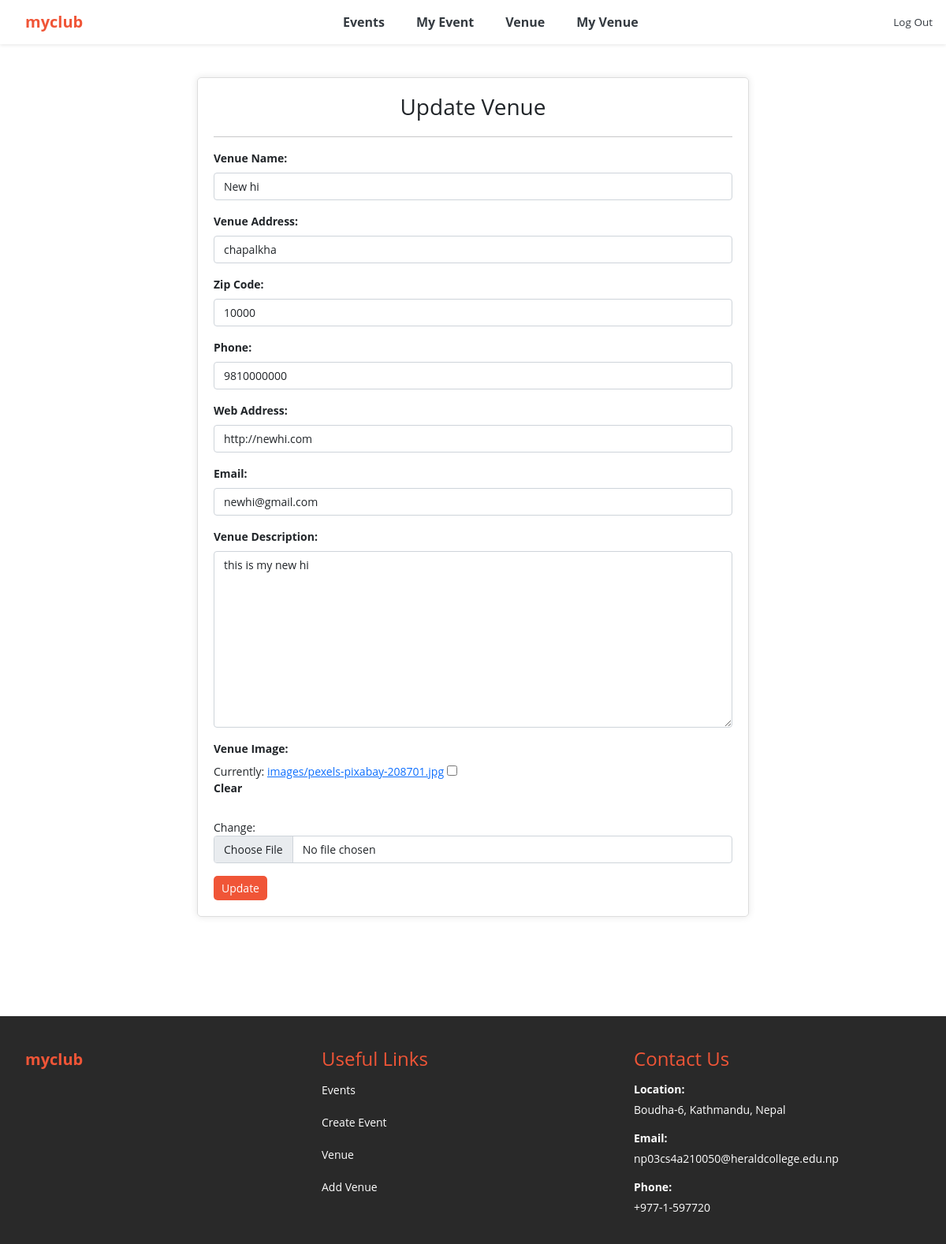
The app's page /update_venue/13 (signed in), older data.
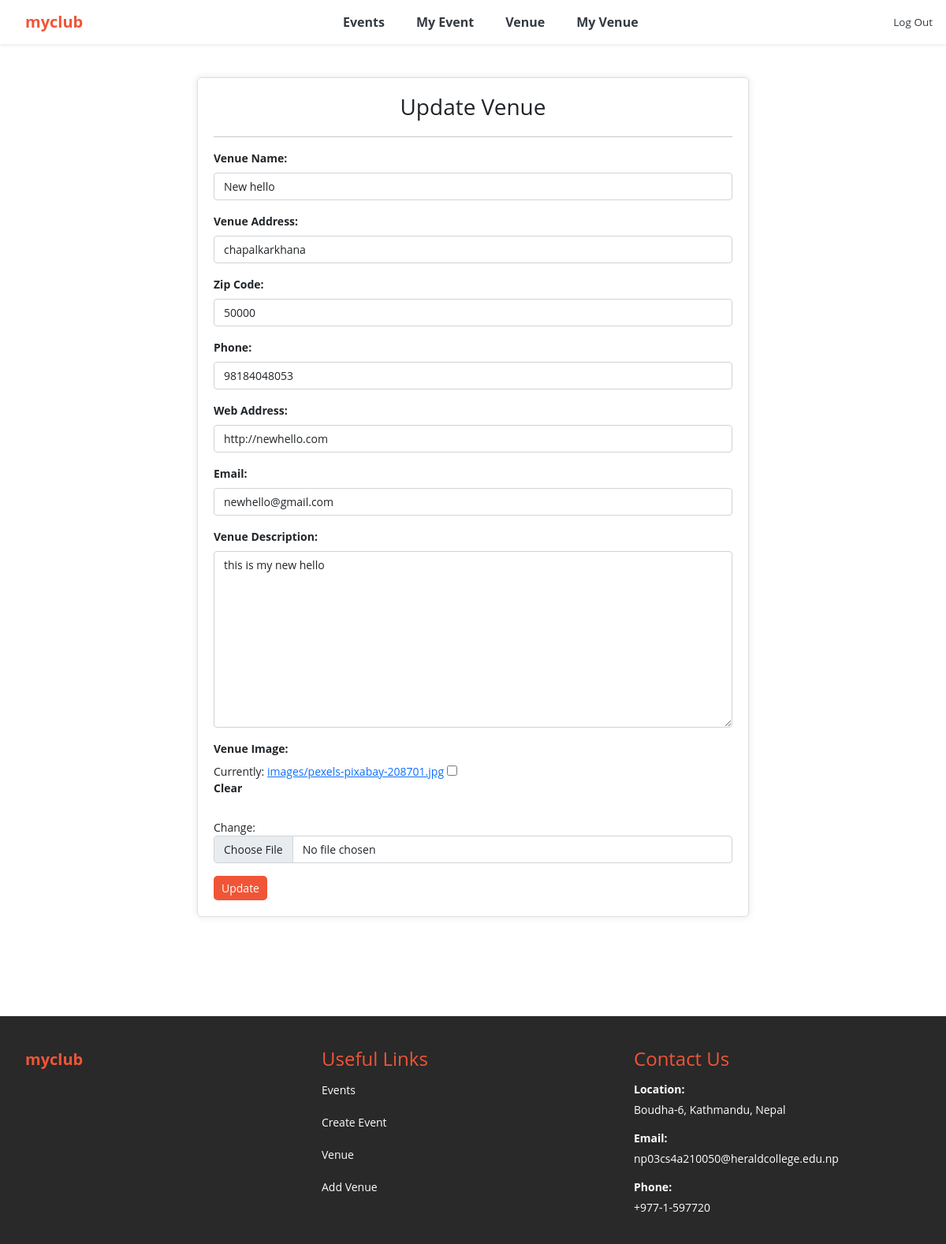
The same page, newer data.
### events/models.py (models this page shows, shortened)
class Venue(models.Model):
	name = models.CharField('Venue Name', max_length=120)
	address = models.CharField(max_length=300)
	zip_code = models.CharField('Zip Code', max_length=15)
	phone = models.CharField('Contact Phone', max_length=25, blank=True)
	web = models.URLField('Website Address', blank=True)
	email_address = models.EmailField('Email Address', blank=True)
	owner = models.IntegerField("Venue Owner", blank=False, default=1)
	venue_description = models.TextField(blank=True)
	venue_image = models.ImageField(null=True, blank=True, upload_to="images/")
	class Meta:
		ordering = ['name']

### events/views.py (the view)
# urls.py: path('update_venue/<venue_id>', views.update_venue, name='update-venue'),
def update_venue(request, venue_id):
	venue = Venue.objects.get(pk=venue_id)
	form = VenueForm(request.POST or None, request.FILES or None, instance=venue)
	if form.is_valid():
		form.save()
		messages.success(request, ("Your venue has been updated"))
		return redirect('my_venues')
	return render(request, 'events/update_venue.html',
		{'venue': venue, 'form':form})

### events/forms.py
class VenueForm(ModelForm):
	class Meta:
		model = Venue
		fields = ('name', 'address', 'zip_code', 'phone', 'web', 'email_address', 'venue_description', 'venue_image')
		labels = {
			'name': 'Venue Name',
			'address': 'Venue Address',
			'zip_code': 'Zip Code',
			'phone': 'Phone',
			'web': 'Web Address',
			'email_address': 'Email',
			'venue_description': 'Venue Description',
			'venue_image': 'Venue Image',
		}
		widgets = {
			'name': forms.TextInput(attrs={'class':'form-control'}),
			'address': forms.TextInput(attrs={'class':'form-control'}),
			'zip_code': forms.TextInput(attrs={'class':'form-control'}),
			'phone': forms.TextInput(attrs={'class':'form-control'}),
			'web': forms.TextInput(attrs={'class':'form-control'}),
			'email_address': forms.EmailInput(attrs={'class':'form-control'}),
			'venue_description': forms.Textarea(attrs={'class':'form-control'}),
			'venue_image': forms.ClearableFileInput(attrs={'class': 'form-control'}),
		}

### events/templates/events/update_venue.html (shortened to what this page needs)
{% extends 'events/base.html' %}
{% block content %}
	{% if user.is_authenticated %}
		{% if user.id == venue.owner %}
		<br>
			<div class="form-container">
				<div class="heading-container">
		            <h3>Update Venue</h3>
		        </div>
				<hr>
				<form action="" class="custom-form" method=POST enctype="multipart/form-data">
					{{ form.as_p }}
					<input type="submit" value="Update" class="btn btn-custom">
				</form>
			</div>
			<br>
		{% endif %}
	{% else %}
		<h4>Sorry! You must be logged in to view this page</h4>
		<a href="{% url 'login' %}">Login Here</a>
		<br><br><br><br>
		<br><br><br>
	{% endif %}
{% endblock %}

Row changes from the older to the newer data that the page shows:
changed Venue: name "New hi" → "New hello"; address "chapalkha" → "chapalkarkhana"; zip_code "10000" → "50000"; phone "9810000000" → "98184048053"; web "http://newhi.com" → "http://newhello.com"; email_address "newhi@gmail.com" → "newhello@gmail.com"; venue_description "this is my new hi" → "this is my new hello"
